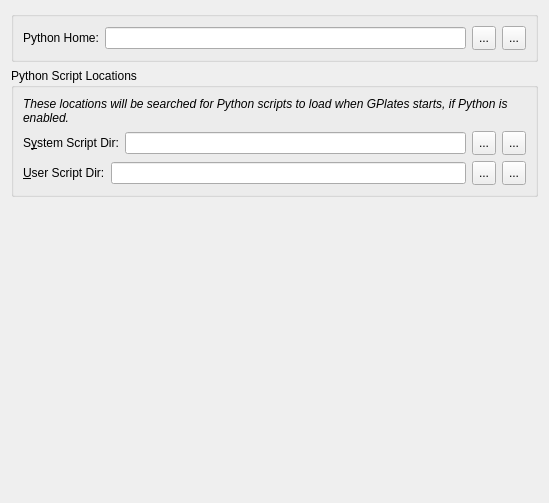
<?xml version="1.0" encoding="UTF-8"?>
<ui version="4.0">
 <class>PreferencesPanePython</class>
 <widget class="QWidget" name="PreferencesPanePython">
  <property name="geometry">
   <rect>
    <x>0</x>
    <y>0</y>
    <width>549</width>
    <height>503</height>
   </rect>
  </property>
  <property name="windowTitle">
   <string>Form</string>
  </property>
  <layout class="QVBoxLayout" name="verticalLayout_2">
   <item>
    <widget class="QGroupBox" name="groupbox_loading_and_saving">
     <property name="title">
      <string/>
     </property>
     <layout class="QVBoxLayout" name="verticalLayout">
      <item>
       <layout class="QHBoxLayout" name="horizontalLayout_2">
        <item>
         <widget class="QLabel" name="label_3">
          <property name="text">
           <string>Python Home:</string>
          </property>
          <property name="buddy">
           <cstring>python_home</cstring>
          </property>
         </widget>
        </item>
        <item>
         <widget class="QLineEdit" name="python_home"/>
        </item>
        <item>
         <widget class="QToolButton" name="python_home_button">
          <property name="sizePolicy">
           <sizepolicy hsizetype="Minimum" vsizetype="Minimum">
            <horstretch>0</horstretch>
            <verstretch>0</verstretch>
           </sizepolicy>
          </property>
          <property name="minimumSize">
           <size>
            <width>24</width>
            <height>24</height>
           </size>
          </property>
          <property name="text">
           <string>...</string>
          </property>
          <property name="icon">
           <iconset resource="../qt-resources/qt_resources.qrc">
            <normaloff>:/gnome_folder_16.png</normaloff>:/gnome_folder_16.png</iconset>
          </property>
         </widget>
        </item>
        <item>
         <widget class="QToolButton" name="reset_python_home">
          <property name="sizePolicy">
           <sizepolicy hsizetype="Minimum" vsizetype="Minimum">
            <horstretch>0</horstretch>
            <verstretch>0</verstretch>
           </sizepolicy>
          </property>
          <property name="minimumSize">
           <size>
            <width>24</width>
            <height>24</height>
           </size>
          </property>
          <property name="toolTip">
           <string>Reset to default value</string>
          </property>
          <property name="text">
           <string>...</string>
          </property>
          <property name="icon">
           <iconset resource="../qt-resources/qt_resources.qrc">
            <normaloff>:/tango_undo_16.png</normaloff>:/tango_undo_16.png</iconset>
          </property>
          <property name="iconSize">
           <size>
            <width>16</width>
            <height>16</height>
           </size>
          </property>
         </widget>
        </item>
       </layout>
      </item>
     </layout>
    </widget>
   </item>
   <item>
    <widget class="QGroupBox" name="groupbox_scripting">
     <property name="title">
      <string>Python Script Locations</string>
     </property>
     <layout class="QVBoxLayout" name="verticalLayout_3">
      <item>
       <widget class="QLabel" name="label_2">
        <property name="font">
         <font>
          <italic>true</italic>
         </font>
        </property>
        <property name="text">
         <string>These locations will be searched for Python scripts to load when GPlates starts, if Python is enabled.</string>
        </property>
        <property name="wordWrap">
         <bool>true</bool>
        </property>
       </widget>
      </item>
      <item>
       <layout class="QHBoxLayout" name="horizontalLayout_3">
        <item>
         <widget class="QLabel" name="label_4">
          <property name="text">
           <string>S&amp;ystem Script Dir:</string>
          </property>
          <property name="buddy">
           <cstring>python_home</cstring>
          </property>
         </widget>
        </item>
        <item>
         <widget class="QLineEdit" name="lineedit_python_system_script_dir"/>
        </item>
        <item>
         <widget class="QToolButton" name="toolbutton_choose_python_system_script_dir">
          <property name="sizePolicy">
           <sizepolicy hsizetype="Minimum" vsizetype="Minimum">
            <horstretch>0</horstretch>
            <verstretch>0</verstretch>
           </sizepolicy>
          </property>
          <property name="minimumSize">
           <size>
            <width>24</width>
            <height>24</height>
           </size>
          </property>
          <property name="text">
           <string>...</string>
          </property>
          <property name="icon">
           <iconset resource="../qt-resources/qt_resources.qrc">
            <normaloff>:/gnome_folder_16.png</normaloff>:/gnome_folder_16.png</iconset>
          </property>
         </widget>
        </item>
        <item>
         <widget class="QToolButton" name="toolbutton_reset_python_system_script_dir">
          <property name="sizePolicy">
           <sizepolicy hsizetype="Minimum" vsizetype="Minimum">
            <horstretch>0</horstretch>
            <verstretch>0</verstretch>
           </sizepolicy>
          </property>
          <property name="minimumSize">
           <size>
            <width>24</width>
            <height>24</height>
           </size>
          </property>
          <property name="toolTip">
           <string>Reset to default value</string>
          </property>
          <property name="text">
           <string>...</string>
          </property>
          <property name="icon">
           <iconset resource="../qt-resources/qt_resources.qrc">
            <normaloff>:/tango_undo_16.png</normaloff>:/tango_undo_16.png</iconset>
          </property>
          <property name="iconSize">
           <size>
            <width>16</width>
            <height>16</height>
           </size>
          </property>
         </widget>
        </item>
       </layout>
      </item>
      <item>
       <layout class="QHBoxLayout" name="horizontalLayout_4">
        <item>
         <widget class="QLabel" name="label_5">
          <property name="text">
           <string>&amp;User Script Dir:</string>
          </property>
          <property name="buddy">
           <cstring>python_home</cstring>
          </property>
         </widget>
        </item>
        <item>
         <widget class="QLineEdit" name="lineedit_python_user_script_dir"/>
        </item>
        <item>
         <widget class="QToolButton" name="toolbutton_choose_python_user_script_dir">
          <property name="sizePolicy">
           <sizepolicy hsizetype="Minimum" vsizetype="Minimum">
            <horstretch>0</horstretch>
            <verstretch>0</verstretch>
           </sizepolicy>
          </property>
          <property name="minimumSize">
           <size>
            <width>24</width>
            <height>24</height>
           </size>
          </property>
          <property name="text">
           <string>...</string>
          </property>
          <property name="icon">
           <iconset resource="../qt-resources/qt_resources.qrc">
            <normaloff>:/gnome_folder_16.png</normaloff>:/gnome_folder_16.png</iconset>
          </property>
         </widget>
        </item>
        <item>
         <widget class="QToolButton" name="toolbutton_reset_python_user_script_dir">
          <property name="sizePolicy">
           <sizepolicy hsizetype="Minimum" vsizetype="Minimum">
            <horstretch>0</horstretch>
            <verstretch>0</verstretch>
           </sizepolicy>
          </property>
          <property name="minimumSize">
           <size>
            <width>24</width>
            <height>24</height>
           </size>
          </property>
          <property name="toolTip">
           <string>Reset to default value</string>
          </property>
          <property name="text">
           <string>...</string>
          </property>
          <property name="icon">
           <iconset resource="../qt-resources/qt_resources.qrc">
            <normaloff>:/tango_undo_16.png</normaloff>:/tango_undo_16.png</iconset>
          </property>
          <property name="iconSize">
           <size>
            <width>16</width>
            <height>16</height>
           </size>
          </property>
         </widget>
        </item>
       </layout>
      </item>
     </layout>
    </widget>
   </item>
   <item>
    <spacer name="verticalSpacer">
     <property name="orientation">
      <enum>Qt::Vertical</enum>
     </property>
     <property name="sizeHint" stdset="0">
      <size>
       <width>20</width>
       <height>40</height>
      </size>
     </property>
    </spacer>
   </item>
  </layout>
 </widget>
 <resources>
  <include location="../qt-resources/qt_resources.qrc"/>
 </resources>
 <connections/>
</ui>
